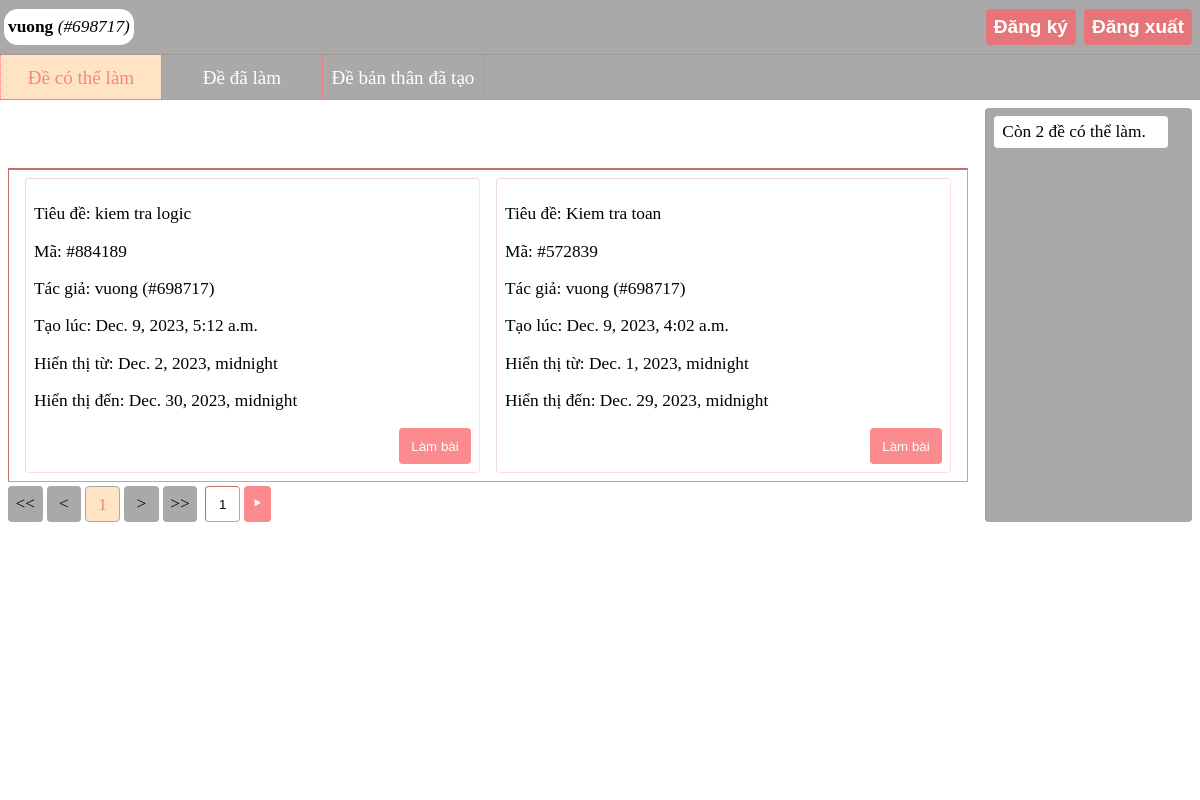
/exams/exams/ (signed in), run on the app's committed database.
### users/models.py (models this page shows, shortened)
class User(AbstractBaseUser):
    name = models.CharField(_('Họ và tên'), max_length=255, )
    code = models.CharField(_('code'), max_length=255, unique=True, )
    email = models.EmailField(_('email'), max_length=255, unique=True, )
    created_on = models.DateTimeField(_('created on'))
    updated_on = models.DateTimeField(_('updated on'))
    is_active = models.BooleanField(default=True)
    is_admin = models.BooleanField(default=False)
    is_staff = models.BooleanField(default=False)
    objects = UserManager()
    USERNAME_FIELD = "email"
    REQUIRED_FIELDS = ["name"]

### exams/models.py (models this page shows, shortened)
class Exam(models.Model):
    name = models.CharField(_('name'), max_length=255, )
    code = models.CharField(_('code'), max_length=255, unique=True, )
    _questions = models.TextField(_('questions'), )
    _optional_answers = models.TextField(_('optional answers'))
    _correct_answers = models.TextField(_('correct answers'))
    _user_codes = models.TextField(_('user codes'))
    begin_on = models.DateTimeField(_('begin on'), null=True)
    end_on = models.DateTimeField(_('end on'), null=True)
    created_by = models.ForeignKey(verbose_name='created by', to=get_user_model(), on_delete=models.SET_NULL,
                                   null=True)
    created_on = models.DateTimeField(_('created on'))
    time = models.CharField(_('time'), max_length=15)
    objects = ExamManager()
    @property
    def questions(self):
        return split_level_1(self._questions)
    @questions.setter
    def questions(self, questions: list[str]):
        self._questions = join_level_1(questions)
    @property
    def optional_answers(self):
        return split_level_2(self._optional_answers)
    @property
    def correct_answers(self):
        return split_level_1(self._correct_answers)
    @property
    def user_codes(self):
        user_codes = self._user_codes.split(SPLIT_LEVEL_1)
        user_codes_count = len(user_codes)
        User = get_user_model()
        user_codes = User.objects.filter(code__in=user_codes).values('code')
        user_codes = [user_code['code'] for user_code in user_codes]
        if user_codes_count > len(user_codes):
            self._user_codes = SPLIT_LEVEL_1.join(user_codes)
        return user_codes

### exams/views.py (the view)
# urls.py: path('exams/', views.read_exams, name='view exams'),
def read_exams(request):
    if request.method == 'GET':
        return read_exams__get(request)
    raise ValueError('Error method')

### exams/views.py (called while the page is built)
def get_params_of_read_exams__get(get_request):
    direction = get_request.get('direction')
    direction = int(direction) if direction and re.search("^-*[0-9]+$", direction) else 0
    page_number = get_request.get('page')
    page_number = int(page_number) if page_number and re.search("^[0-9]+$", page_number) else 1
    _type = get_request.get('type')
    _type = int(_type) if _type and (re.search("^[0-9]+$", _type) and 1 <= int(_type) <= 3) else CAN_DO_TYPE
    return _type, direction, page_number

### exams/templates/exams/exams.html (shortened to what this page needs)
<!DOCTYPE html>
<html lang="vi-vn" dir="ltr" class="v_element">
<head>
</head>
<body class="v_element">
<div class="v_main_layout v_element">
    <div class="v_main_layout__top v_element">
        <header class="v_main_header v_element">
            <div class="v_main_header__left v_element">
                {% if user.name and user.code %}
                    <p class="v_p v_element v_user_name">
                        <strong>{{ user.name }}</strong>
                        {% if user.code %}
                            <em class="v_em v_element">({{ user.code }})</em>
                        {% endif %}
                    </p>
                {% endif %}
            </div>
            <div class="v_main_header__right v_element">
                <button class="v_btn v_element">
                    <a href="/users/sign_up" class="v_a v_element">Đăng ký</a>
                </button>
                {% if user.id %}
                    <button class="v_btn v_element">
                        <a href="/users/logout" class="v_a v_element">Đăng xuất</a>
                    </button>
                {% else %}
                    <button class="v_btn v_element">
                        <a href="/users/login" class="v_a v_element">Đăng nhập</a>
                    </button>
                {% endif %}
            </div>
        </header>
        <nav class="v_main_nav v_element">
            <ul class="v_ul v_element">
                <li class="v_li {% if type and type != 2 and type != 3 %}v_selected{% endif %} v_element">
                    <a href="/exams/exams?type=1" class="v_a v_pointer v_element">Đề có thể làm</a>
                </li>
                {% if user.id %}
                    <li class="v_li {% if type and type == 2 %}v_selected{% endif %} v_element">
                        <a href="/exams/exams?type=2" class="v_a v_pointer v_element">Đề đã làm</a>
                    </li>
                    <li class="v_li {% if type and type == 3 %}v_selected{% endif %} v_element">
                        <a href="/exams/exams?type=3" class="v_a v_pointer v_element">Đề bản thân đã tạo</a>
                    </li>
                {% endif %}
            </ul>
        </nav>
    </div>
    <div class="v_main_layout-down v_element">
        <main class="v_main_main v_element">
            <section class="v_section v_element">
                <div class="v_exams_header v_element">
                </div>
                <div class="v_exams_kanban v_element">
                    {% for exam in exams %}
                        <div class="v_exams_kanban__item v_element">
                            <p>Tiêu đề: {{ exam.name }}</p>
                            <p>Mã: {{ exam.code }}</p>
                            <p>Tác giả: {{ exam.author }}</p>
                            <p>Tạo lúc: {{ exam.created_on }}</p>
                            <p>Hiển thị từ: {{ exam.begin_on }}</p>
                            <p>Hiển thị đến: {{ exam.end_on }}</p>
                            <div class="v_exams_row_buttons v_element">
                                {% if can_do %}
                                    <button class="v_btn v_element">
                                        <a href="/exams/test?exam_id={{ exam.id }}&mode=1" class="v_a v_element">
                                            Làm bài
                                        </a>
                                    </button>
                                {% endif %}
                            </div>
                        </div>
                    {% endfor %}
                </div>
                <nav class="v_exams_nav v_horizontal v_element">
                    <ul class="v_ul v_horizontal v_element">
                        <li class="v_li v_element">
                            <a href="/exams/exams?type={{type}}&page=1" class="v_a v_element">&lt;&lt;</a>
                        </li>
                        <li class="v_li v_element">
                            <a href="/exams/exams?type={{type}}&page={{current_exam_quartet_index}}&direction=-1" class="v_a v_element">&lt;</a>
                        </li>
                        {% for i in range_exam_quartet_index %}
                            <li class="v_li {% if i == current_exam_quartet_index %}v_selected{% endif %} v_element">
                                <a href="/exams/exams?type={{ type }}&page={{ i }}" class="v_a v_element">{{ i }}</a>
                            </li>
                        {% endfor %}
                        <li class="v_li v_element">
                            <a href="/exams/exams?type={{type}}&page={{current_exam_quartet_index}}&direction=1" class="v_a v_element">&gt;</a>
                        </li>
                        <li class="v_li v_element">
                            <a href="/exams/exams?type={{type}}&page={{ max_exam_quartet_index }}" class="v_a v_element">&gt;&gt;</a>
                        </li>
                    </ul>
                    <input id="v_exams_nav__input_number" type="number" value={{ current_exam_quartet_index }} min="1" max={{ max_exam_quartet_index }} step="1" class="v_input_number v_element"/>
                    <button type="button" class="v_btn v_element">
                        <a id="go_to_number_exam_page_a" href="/exams/exams?type={{ type }}&page={{ current_exam_quartet_index }}" class="v_a v_element">&#11208;</a>
                    </button>
                </nav>
            </section>
            <aside class="v_sidebar v_element">
                {% if user.id %}
                    {% if type == 3 %}
                        <p class="v_p v_count_done v_element">Bạn đã tạo {{ number_of_exam }} đề.</p>
                    {% elif type == 2 %}
                        <p class="v_p v_count_done v_element">Bạn đã làm {{ number_of_exam }} đề.</p>
                    {% else %}
                        <p class="v_p v_count_done v_element">Còn {{ number_of_exam }} đề có thể làm.</p>
                    {% endif %}
                {% endif %}
            </aside>
        </main>
    </div>
</div>
</body>
</html>

### data on the page
User: name "vuong", code "#698717"
Exam: name "kiem tra logic", code "#884189", author "vuong (#698717)", created_on "Dec. 9, 2023, 5:12 a.m.", begin_on "Dec. 2, 2023, midnight", end_on "Dec. 30, 2023, midnight"
Exam: name "Kiem tra toan", code "#572839", author "vuong (#698717)", created_on "Dec. 9, 2023, 4:02 a.m.", begin_on "Dec. 1, 2023, midnight", end_on "Dec. 29, 2023, midnight"

### other printed values
{{ i }} "1"
{{ number_of_exam }} "2"
